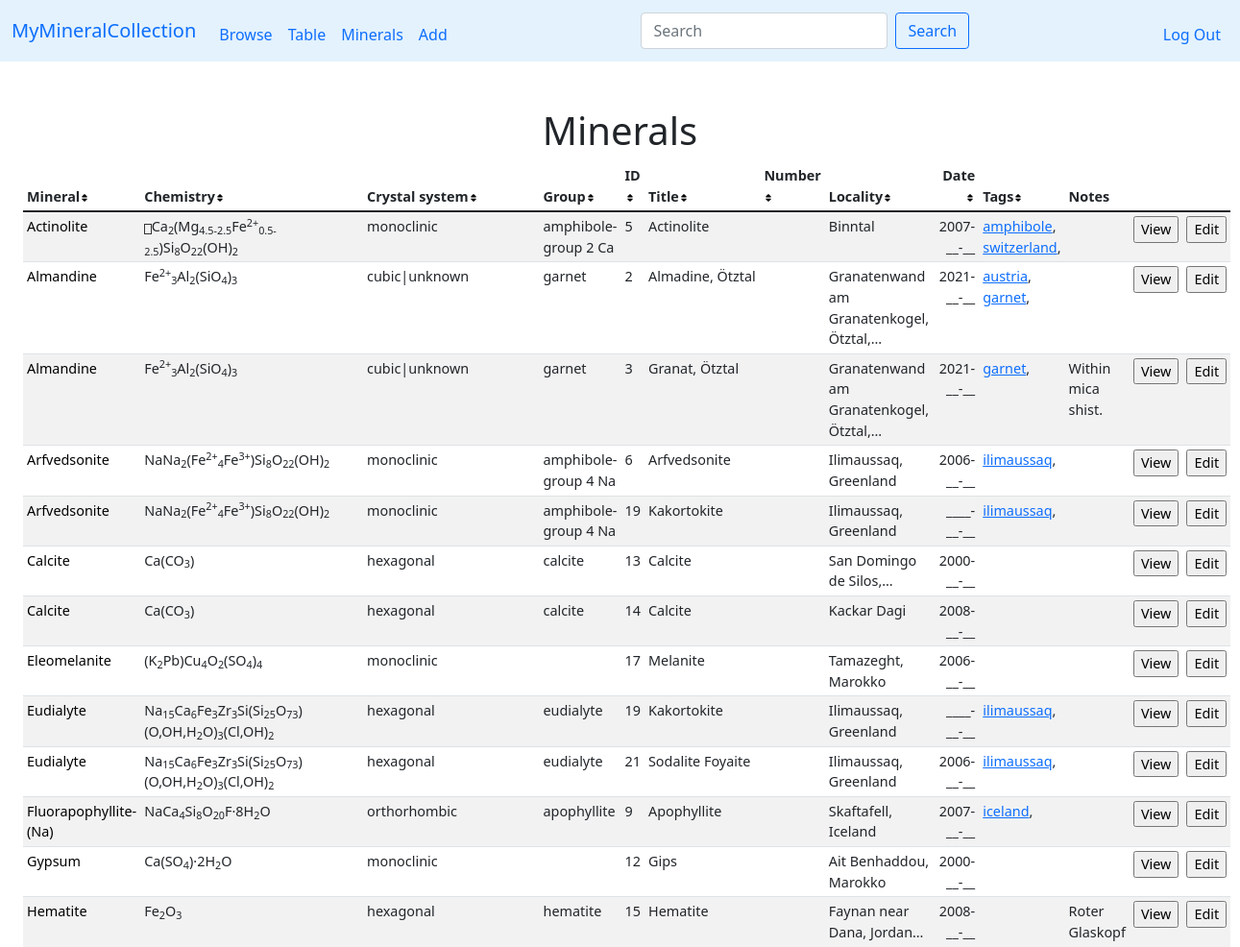
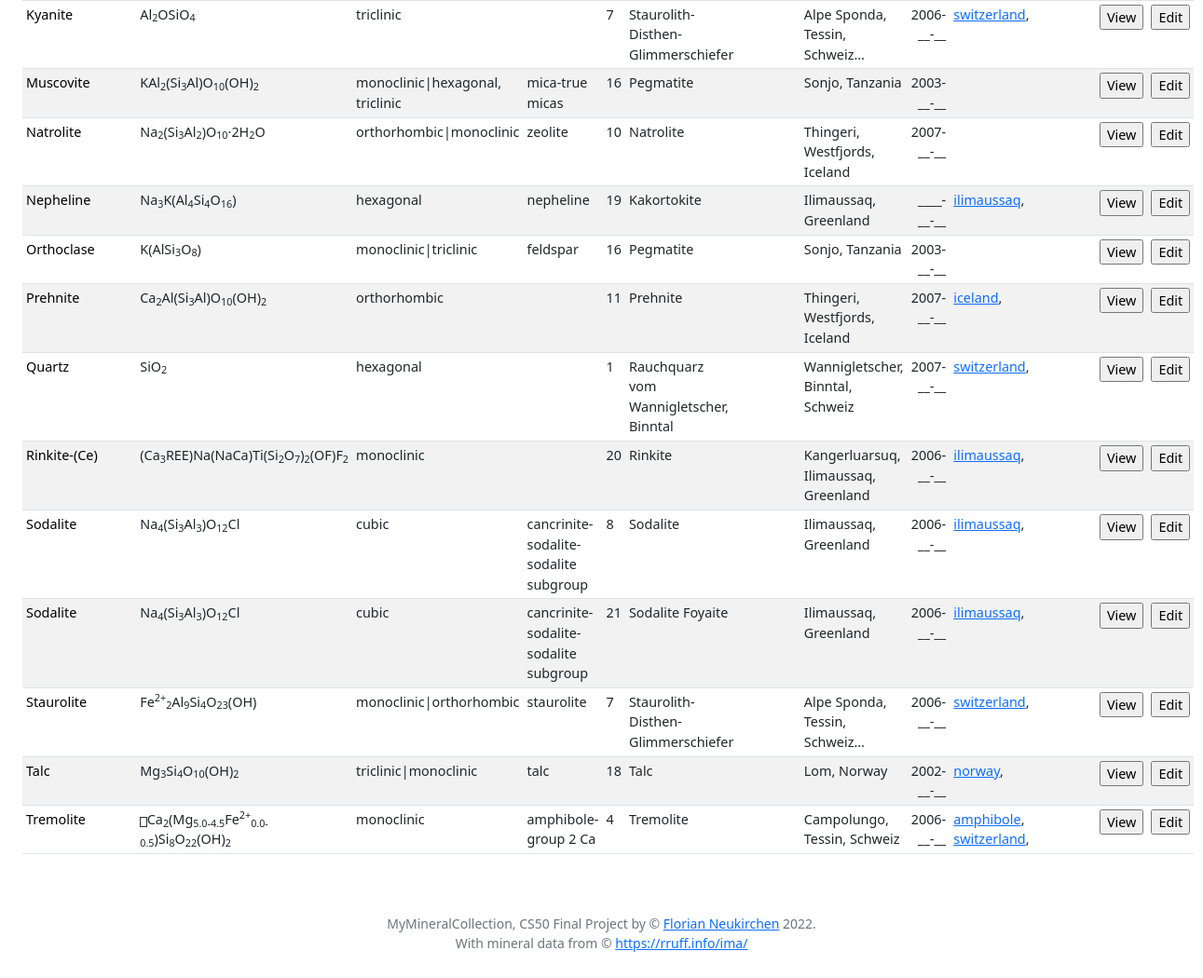
The app's page /mineral (signed in) with its own data (2 pictures, top to bottom).
### tables this page shows
CREATE TABLE specmin (specimen_id INTEGER NOT NULL REFERENCES specimen(id) ON DELETE CASCADE, min_symbol TEXT NOT NULL, FOREIGN KEY(min_symbol) REFERENCES minerals(symbol));

CREATE TABLE minerals (symbol TEXT, name TEXT NOT NULL, chemistry TEXT, elements TEXT, crystal_system TEXT, fleischer TEXT, PRIMARY KEY(symbol));

CREATE TABLE specimen (id INTEGER PRIMARY KEY AUTOINCREMENT NOT NULL, user_id INTEGER NOT NULL, my_id TEXT, title TEXT, locality TEXT, day INTEGER, month INTEGER, year INTEGER, notes TEXT, thumbnail TEXT);

CREATE TABLE tags (specimen_id INTEGER NOT NULL REFERENCES specimen(id) ON DELETE CASCADE, tag TEXT NOT NULL);

### app.py (the view, shortened to what this page needs)
@app.route("/mineral")
def mineral():
    min = request.args.get("n")
    if not min:
        rows = db.execute("SELECT * FROM (SELECT * FROM SPECIMEN JOIN specmin ON specimen.id = specmin.specimen_id WHERE user_id = ?) a INNER JOIN minerals ON a.min_symbol = minerals.symbol ORDER BY minerals.name", session["user_id"])
        for row in rows:
            row['tags'] = db.execute("SELECT tags.tag AS tag FROM tags JOIN specimen ON tags.specimen_id = specimen.id WHERE specimen.id = ? ORDER BY tag", row['id'])
        return render_template("mintable.html", rows=rows)

### app.py (called while the page is built)
@app.after_request
def after_request(response):
    response.headers["Cache-Control"] = "no-cache, no-store, must-revalidate"
    response.headers["Expires"] = 0
    response.headers["Pragma"] = "no-cache"
    return response

### helpers.py (called while the page is built)
def date2(value):
    if not value:
        return "__"
    return f"{value:02d}"

def date4(value):
    if not value:
        return "____"
    return f"{value:04d}"

def taglink(value):
    if not value:
        return ""
    html = '<a href="tag?t=' + value + '">' + value + '</a>'
    return html

def minlink(value):
    if not value:
        return ""
    html = '<a href="mineral?n=' + value + '" class="minlink">' + value + '</a>'
    return html

def shortnotes(value):
    n = 4
    result_list = value.split()
    if len(result_list) < n:
        return value
    return " ".join(result_list[:n]) + "…"

### templates/mintable.html (shortened to what this page needs)
{% extends "layout.html" %}
{% block main %}
<div class="container-fluid">
    <h1>Minerals</h1>
    <table class="table table-striped size90 table-sm" id="mytable">
        <thead>
            <tr>
                <th class="text-start" onclick="sortTable(0)">Mineral<img src="static/sort-solid.svg" width="10px" height="10px"></th>
                <th class="text-start" onclick="sortTable(1)">Chemistry<img src="static/sort-solid.svg" width="10px" height="10px"></th>
                <th class="text-start" onclick="sortTable(2)">Crystal system<img src="static/sort-solid.svg" width="10px" height="10px"></th>
                <th class="text-start" onclick="sortTable(3)">Group<img src="static/sort-solid.svg" width="10px" height="10px"></th>
                <th class="text-start" id="IDColumn" onclick="sortTable(4)">ID<img src="static/sort-solid.svg" width="10px" height="10px"></th>
                <th class="text-start" onclick="sortTable(5)">Title<img src="static/sort-solid.svg" width="10px" height="10px"></th>
                <th class="text-start" onclick="sortTable(6)">Number<img src="static/sort-solid.svg" width="10px" height="10px"></th>
                <th class="text-start" onclick="sortTable(7)">Locality<img src="static/sort-solid.svg" width="10px" height="10px"></th>
                <th class="text-end" onclick="sortTable(8)">Date<img src="static/sort-solid.svg" width="10px" height="10px"></th>
                <th class="text-start" onclick="sortTable(9)">Tags<img src="static/sort-solid.svg" width="10px" height="10px"></th>
                <th class="text-start">Notes</th>
            </tr>
        </thead>
        <tbody>
            {% for row in rows %}
            <tr id="tr{{ row['id'] }}">
                <td class="text-start">{{ row['name'] | minlink | safe }}</td>
                <td class="text-start">{{ row['chemistry'] | safe }}</td>
                <td class="text-start">{{ row['crystal_system'] }}</td>
                <td class="text-start">{{ row['fleischer'] }}</td>
                <td class="text-start">{{ row['id'] }}</td>
                <td class="text-start">{{ row['title'] }}</td>
                <td class="text-start">{{ row['my_id'] }}</td>
                <td class="text-start">{{ row['locality'] | shortnotes }}</td>
                <td class="text-end">{{ row['year'] | date4}}-{{ row['month'] | date2 }}-{{ row['day'] | date2 }}</td>
                <td class="text-start">
                    {% for tag in row['tags'] %}
                    {{ tag['tag'] | taglink | safe }},
                    {% endfor %}
                </td>
                <td class="text-start">{{ row['notes'] | shortnotes }}</td>
                <td>
                    <form action="/view">
                        <input type="submit" value="View">
                    </form>
                </td>
                <td>
                    <form action="/edit">
                        <input type="submit" value="Edit">
                    </form>
                </td>
            </tr>
            {% endfor %}
        </tbody>
    </table>
</div>
{% endblock %}

### templates/layout.html (shortened to what this page needs)
<!DOCTYPE html>
<html lang="en">
    <head>
        <link href="https://cdn.jsdelivr.net/npm/bootstrap@5.1.3/dist/css/bootstrap.min.css" rel="stylesheet">
        <link href="/static/styles.css" rel="stylesheet">
    </head>
    <body>
        <nav class="navbar navbar-expand-md myblue">
            <div class="container-fluid">
                <a class="navbar-brand" href="/">MyMineralCollection</a>
                <div class="collapse navbar-collapse" id="navbarNav">
                    {% if session["user_id"] %}
                        <ul class="navbar-nav me-auto mt-2 mb-lg-0">
                            <li class="nav-item"><a class="nav-link" href="/">Browse</a></li>
                            <li class="nav-item"><a class="nav-link" href="/table">Table</a></li>
                            <li class="nav-item"><a class="nav-link" href="/mineral">Minerals</a></li>
                            <li class="nav-item"><a class="nav-link" href="/add">Add</a></li>
                        </ul>
                        <form class="d-flex" role="search" action="/">
                            <input class="form-control me-2" type="search" name="search" placeholder="Search" aria-label="Search">
                            <button class="btn btn-outline-primary" type="submit">Search</button>
                        </form>
                        <ul class="navbar-nav ms-auto mt-2">
                            <li class="nav-item"><a class="nav-link" href="/logout">Log Out</a></li>
                        </ul>
                    {% else %}
                        <ul class="navbar-nav ms-auto mt-2">
                            <li class="nav-item"><a class="nav-link" href="/register">Register</a></li>
                            <li class="nav-item"><a class="nav-link" href="/login">Log In</a></li>
                        </ul>
                    {% endif %}
                </div>
            </div>
        </nav>
        <main class="container-fluid py-5 text-center">
            {% block main %}{% endblock %}
        </main>
        <footer class="mb-5 small text-center text-muted">
            MyMineralCollection, CS50 Final Project by &#169; <a href="https://www.riannek.de/">Florian Neukirchen</a> 2022. <br> With mineral data from &#169; <a href="https://rruff.info/ima/">https://rruff.info/ima/</a>
        </footer>
</body>
</html>

### static/styles.css (style rules this page uses)
.myblue { background-color: #e3f2fd; }
.size90 { font-size: 90%; }
.minlink:link { text-decoration: none; color: black; }

### records on screen
specmin: name|minlink "Actinolite", chemistry "Ca 2 (Mg 4.5-2.5 Fe 2+ 0.5-2.5 )Si 8 O 22 (OH) 2", crystal_system "monoclinic", fleischer "amphibole-group 2 Ca", id "5", title "Actinolite", locality|shortnotes "Binntal", year "2007", month "__", day "__"
tags: tag|taglink "amphibole"
tags: tag|taglink "switzerland"
specmin: name|minlink "Almandine", chemistry "Fe 2+ 3 Al 2 (SiO 4 ) 3", crystal_system "cubic|unknown", fleischer "garnet", id "2", title "Almadine, Ötztal", locality|shortnotes "Granatenwand am Granatenkogel, Ötztal,…", year "2021", month "__", day "__"
tags: tag|taglink "austria"
tags: tag|taglink "garnet"
specmin: name|minlink "Almandine", chemistry "Fe 2+ 3 Al 2 (SiO 4 ) 3", crystal_system "cubic|unknown", fleischer "garnet", id "3", title "Granat, Ötztal", locality|shortnotes "Granatenwand am Granatenkogel, Ötztal,…", year "2021", month "__", day "__", notes|shortnotes "Within mica shist."
tags: tag|taglink "garnet"
specmin: name|minlink "Arfvedsonite", chemistry "NaNa 2 (Fe 2+ 4 Fe 3+ )Si 8 O 22 (OH) 2", crystal_system "monoclinic", fleischer "amphibole-group 4 Na", id "6", title "Arfvedsonite", locality|shortnotes "Ilimaussaq, Greenland", year "2006", month "__", day "__"
tags: tag|taglink "ilimaussaq"
specmin: name|minlink "Arfvedsonite", chemistry "NaNa 2 (Fe 2+ 4 Fe 3+ )Si 8 O 22 (OH) 2", crystal_system "monoclinic", fleischer "amphibole-group 4 Na", id "19", title "Kakortokite", locality|shortnotes "Ilimaussaq, Greenland", year "____", month "__", day "__"
tags: tag|taglink "ilimaussaq"
specmin: name|minlink "Calcite", chemistry "Ca(CO 3 )", crystal_system "hexagonal", fleischer "calcite", id "13", title "Calcite", locality|shortnotes "San Domingo de Silos,…", year "2000", month "__", day "__"
specmin: name|minlink "Calcite", chemistry "Ca(CO 3 )", crystal_system "hexagonal", fleischer "calcite", id "14", title "Calcite", locality|shortnotes "Kackar Dagi", year "2008", month "__", day "__"
specmin: name|minlink "Eleomelanite", chemistry "(K 2 Pb)Cu 4 O 2 (SO 4 ) 4", crystal_system "monoclinic", id "17", title "Melanite", locality|shortnotes "Tamazeght, Marokko", year "2006", month "__", day "__"
specmin: name|minlink "Eudialyte", chemistry "Na 15 Ca 6 Fe 3 Zr 3 Si(Si 25 O 73 )(O,OH,H 2 O) 3 (Cl,OH) 2", crystal_system "hexagonal", fleischer "eudialyte", id "19", title "Kakortokite", locality|shortnotes "Ilimaussaq, Greenland", year "____", month "__", day "__"
specmin: name|minlink "Eudialyte", chemistry "Na 15 Ca 6 Fe 3 Zr 3 Si(Si 25 O 73 )(O,OH,H 2 O) 3 (Cl,OH) 2", crystal_system "hexagonal", fleischer "eudialyte", id "21", title "Sodalite Foyaite", locality|shortnotes "Ilimaussaq, Greenland", year "2006", month "__", day "__"
tags: tag|taglink "ilimaussaq"
specmin: name|minlink "Fluorapophyllite-(Na)", chemistry "NaCa 4 Si 8 O 20 F·8H 2 O", crystal_system "orthorhombic", fleischer "apophyllite", id "9", title "Apophyllite", locality|shortnotes "Skaftafell, Iceland", year "2007", month "__", day "__"
tags: tag|taglink "iceland"
specmin: name|minlink "Gypsum", chemistry "Ca(SO 4 )·2H 2 O", crystal_system "monoclinic", id "12", title "Gips", locality|shortnotes "Ait Benhaddou, Marokko", year "2000", month "__", day "__"
specmin: name|minlink "Hematite", chemistry "Fe 2 O 3", crystal_system "hexagonal", fleischer "hematite", id "15", title "Hematite", locality|shortnotes "Faynan near Dana, Jordan…", year "2008", month "__", day "__", notes|shortnotes "Roter Glaskopf"
specmin: name|minlink "Kyanite", chemistry "Al 2 OSiO 4", crystal_system "triclinic", id "7", title "Staurolith-Disthen-Glimmerschiefer", locality|shortnotes "Alpe Sponda, Tessin, Schweiz…", year "2006", month "__", day "__"
tags: tag|taglink "switzerland"
specmin: name|minlink "Muscovite", chemistry "KAl 2 (Si 3 Al)O 10 (OH) 2", crystal_system "monoclinic|hexagonal, triclinic", fleischer "mica-true micas", id "16", title "Pegmatite", locality|shortnotes "Sonjo, Tanzania", year "2003", month "__", day "__"
specmin: name|minlink "Natrolite", chemistry "Na 2 (Si 3 Al 2 )O 10 ·2H 2 O", crystal_system "orthorhombic|monoclinic", fleischer "zeolite", id "10", title "Natrolite", locality|shortnotes "Thingeri, Westfjords, Iceland", year "2007", month "__", day "__"
specmin: name|minlink "Nepheline", chemistry "Na 3 K(Al 4 Si 4 O 16 )", crystal_system "hexagonal", fleischer "nepheline", id "19", title "Kakortokite", locality|shortnotes "Ilimaussaq, Greenland", year "____", month "__", day "__"
specmin: name|minlink "Orthoclase", chemistry "K(AlSi 3 O 8 )", crystal_system "monoclinic|triclinic", fleischer "feldspar", id "16", title "Pegmatite", locality|shortnotes "Sonjo, Tanzania", year "2003", month "__", day "__"
specmin: name|minlink "Prehnite", chemistry "Ca 2 Al(Si 3 Al)O 10 (OH) 2", crystal_system "orthorhombic", id "11", title "Prehnite", locality|shortnotes "Thingeri, Westfjords, Iceland", year "2007", month "__", day "__"
tags: tag|taglink "iceland"
specmin: name|minlink "Quartz", chemistry "SiO 2", crystal_system "hexagonal", id "1", title "Rauchquarz vom Wannigletscher, Binntal", locality|shortnotes "Wannigletscher, Binntal, Schweiz", year "2007", month "__", day "__"
tags: tag|taglink "switzerland"
specmin: name|minlink "Rinkite-(Ce)", chemistry "(Ca 3 REE)Na(NaCa)Ti(Si 2 O 7 ) 2 (OF)F 2", crystal_system "monoclinic", id "20", title "Rinkite", locality|shortnotes "Kangerluarsuq, Ilimaussaq, Greenland", year "2006", month "__", day "__"
tags: tag|taglink "ilimaussaq"
specmin: name|minlink "Sodalite", chemistry "Na 4 (Si 3 Al 3 )O 12 Cl", crystal_system "cubic", fleischer "cancrinite-sodalite-sodalite subgroup", id "8", title "Sodalite", locality|shortnotes "Ilimaussaq, Greenland", year "2006", month "__", day "__"
tags: tag|taglink "ilimaussaq"
specmin: name|minlink "Sodalite", chemistry "Na 4 (Si 3 Al 3 )O 12 Cl", crystal_system "cubic", fleischer "cancrinite-sodalite-sodalite subgroup", id "21", title "Sodalite Foyaite", locality|shortnotes "Ilimaussaq, Greenland", year "2006", month "__", day "__"
specmin: name|minlink "Staurolite", chemistry "Fe 2+ 2 Al 9 Si 4 O 23 (OH)", crystal_system "monoclinic|orthorhombic", fleischer "staurolite", id "7", title "Staurolith-Disthen-Glimmerschiefer", locality|shortnotes "Alpe Sponda, Tessin, Schweiz…", year "2006", month "__", day "__"
specmin: name|minlink "Talc", chemistry "Mg 3 Si 4 O 10 (OH) 2", crystal_system "triclinic|monoclinic", fleischer "talc", id "18", title "Talc", locality|shortnotes "Lom, Norway", year "2002", month "__", day "__"
tags: tag|taglink "norway"
specmin: name|minlink "Tremolite", chemistry "Ca 2 (Mg 5.0-4.5 Fe 2+ 0.0-0.5 )Si 8 O 22 (OH) 2", crystal_system "monoclinic", fleischer "amphibole-group 2 Ca", id "4", title "Tremolite", locality|shortnotes "Campolungo, Tessin, Schweiz", year "2006", month "__", day "__"
tags: tag|taglink "amphibole"
tags: tag|taglink "switzerland"
